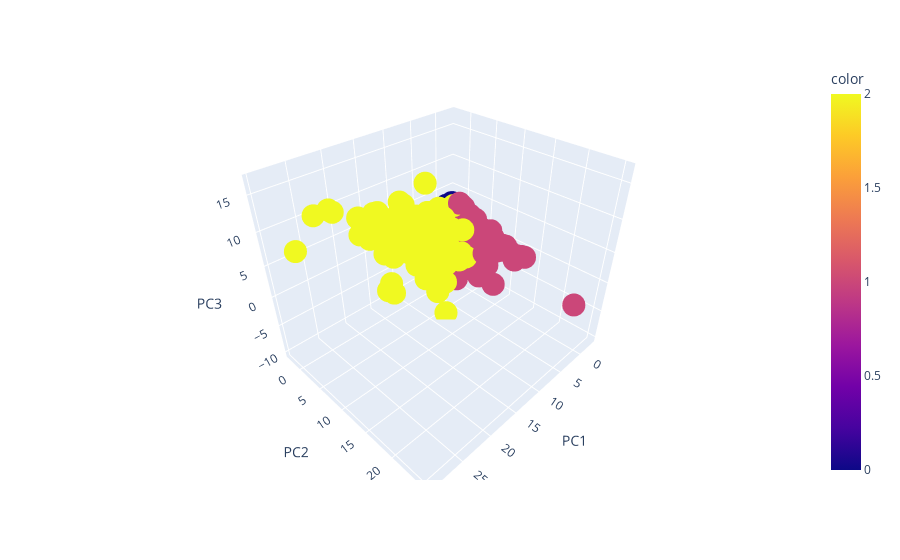

Here is the notebook cell this chart was saved with:
### Code cell
import plotly.express as px

fig = px.scatter_3d (pca_3_df, x='PC1' , y = 'PC2', z = 'PC3',
                    color = KMeans (n_clusters = 3).fit_predict (pca_3_df)) 
fig.show()

### Figure 1 — Plotly figure (JSON) as saved in the notebook; plotly's stock layout.template omitted (floating-point values rounded to 4 significant figures; data arrays with more than 128 entries replaced by an {"elided": "..."} marker saying what was removed)
{"data": [{"hovertemplate": "PC1=%{x}<br>PC2=%{y}<br>PC3=%{z}<br>color=%{marker.color}<extra></extra>", "legendgroup": "", "marker": {"color": {"elided": "8876 int values"}, "coloraxis": "coloraxis", "symbol": "circle"}, "mode": "markers", "name": "", "scene": "scene", "showlegend": false, "type": "scatter3d", "x": {"elided": "8876 float values"}, "y": {"elided": "8876 float values"}, "z": {"elided": "8876 float values"}}], "layout": {"coloraxis": {"colorbar": {"title": {"text": "color"}}, "colorscale": [[0, "#0d0887"], [0.1111, "#46039f"], [0.2222, "#7201a8"], [0.3333, "#9c179e"], [0.4444, "#bd3786"], [0.5556, "#d8576b"], [0.6667, "#ed7953"], [0.7778, "#fb9f3a"], [0.8889, "#fdca26"], [1, "#f0f921"]]}, "legend": {"tracegroupgap": 0}, "margin": {"t": 60}, "scene": {"domain": {"x": [0, 1], "y": [0, 1]}, "xaxis": {"title": {"text": "PC1"}}, "yaxis": {"title": {"text": "PC2"}}, "zaxis": {"title": {"text": "PC3"}}}}}
